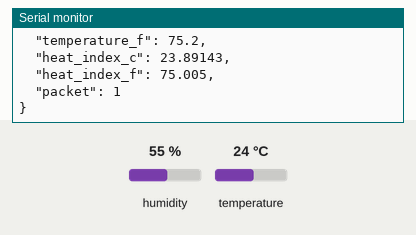
Simulated run of this sketch. Board: ESP32. Parts: the last lines printed to the serial monitor. The test bench sets the inputs (shaded band); at power-on: humidity 55 %, temperature 24 °C. No radio packets arrive unless stated.

Above: at 6.8 s.
6.9 s: humidity set to 22 %
At 10.5 s:
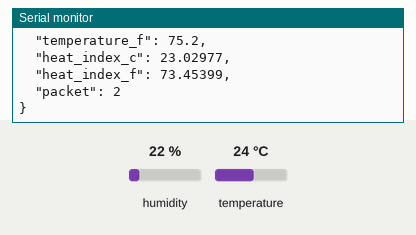
11.4 s: temperature set to 12 °C
At 12.9 s:
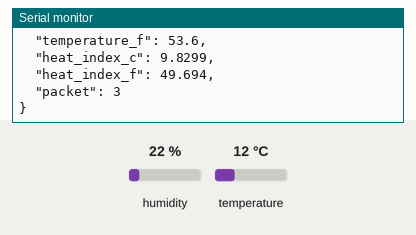
15.9 s: humidity set to 40 %
At 18.9 s:
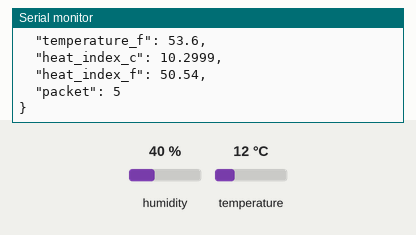
Timing chart, 0 to 20.4 s (numbered marks = the images above; inputs shaded):
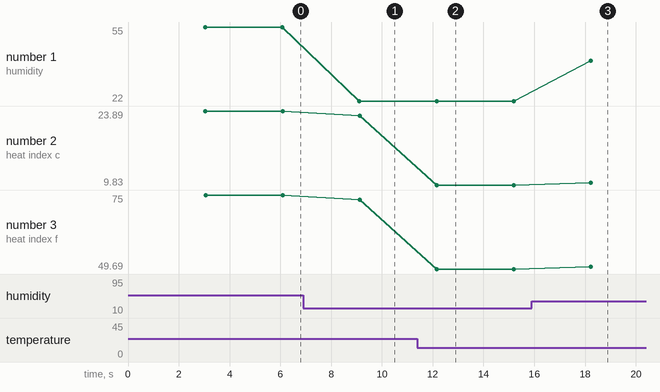

Measured:
- after the input at 6.9 s, the serial monitor: prints a new line after 2.2 s (image 1)
- after the input at 11.4 s, the serial monitor: prints a new line after 0.75 s (image 2)
- after the input at 15.9 s, the serial monitor: prints a new line after 2.3 s (image 3)
- plotted number 1: 55 → 22 after the input at 6.9 s, 22 → 40 after the input at 15.9 s
- plotted number 2: 23.89 → 23.03 after the input at 6.9 s, 23.03 → 9.83 after the input at 11.4 s, 9.83 → 10.3 after the input at 15.9 s
- plotted number 3: 75 → 73.45 after the input at 6.9 s, 73.45 → 49.69 after the input at 11.4 s, 49.69 → 50.54 after the input at 15.9 s

The sketch:

esp_LoRa_sender.ino
```cpp
#include <SPI.h>
#include <LoRa.h>
#include "DHT.h"
#include <ArduinoJson.h>

/* ---------- Configuration ---------- */
#define DHTPIN     17     /* GPIO connected to DHT11 */
#define DHTTYPE    DHT11
#define DEVICE_ID  "esp32-dht-sender"  /* Unique identifier for sender */

/* LoRa Pin definitions */
#define LORA_SCK   5
#define LORA_MISO  19
#define LORA_MOSI  27
#define LORA_SS    18
#define LORA_RST   14
#define LORA_DI0   26

#define LORA_BAND  860E6   /* Frequency */

/* ---------- Global Objects ---------- */
DHT dht(DHTPIN, DHTTYPE);
unsigned int packetCounter = 0;

/* ---------- Setup Function ---------- */
void setup() {
  Serial.begin(115200);
  while (!Serial);

  Serial.println("🚀 Starting LoRa DHT11 Sender");

  /* Initialize DHT11 sensor */
  dht.begin();
  Serial.println("✅ DHT11 initialized");

  /* Initialize LoRa */
  LoRa.setPins(LORA_SS, LORA_RST, LORA_DI0);
  LoRa.setSpreadingFactor(7);     // Range: 6–12
  LoRa.setSignalBandwidth(125E3); // e.g., 62.5E3, 125E3, 250E3
  // LoRa.setCodingRate4(5);         // Valid: 5–8 (CR 4/x)
  LoRa.setTxPower(10); // Range: 2–20 dBm
  if (!LoRa.begin(LORA_BAND)) {
    Serial.println("❌ Starting LoRa failed!");
    while (true);
  }
  Serial.println("✅ LoRa initialized");
  LoRa.onTxDone(onTxDone);  /* Optional callback */
}

/* ---------- Main Loop ---------- */
void loop() {
    delay(3000);
    float h = dht.readHumidity();
    float tC = dht.readTemperature();     /* Celsius */
    float tF = dht.readTemperature(true); /* Fahrenheit */

    if (isnan(h) || isnan(tC) || isnan(tF)) {
      Serial.println("{\"error\":\"Failed to read from DHT sensor\"}");
      return;
    }

    float hic = dht.computeHeatIndex(tC, h, false);
    float hif = dht.computeHeatIndex(tF, h);

    /* Create JSON document */
    StaticJsonDocument<256> doc;
    doc["id"] = DEVICE_ID;
    doc["humidity"] = h;
    doc["temperature_c"] = tC;
    doc["temperature_f"] = tF;
    doc["heat_index_c"] = hic;
    doc["heat_index_f"] = hif;
    doc["packet"] = packetCounter;

    /* Serialize to string */
    String jsonString;
    serializeJsonPretty(doc, jsonString);

    /* Debug output */
    Serial.println("📦 Sending JSON payload over LoRa:");
    Serial.println(jsonString);

    /* Send over LoRa (non-blocking) */
    LoRa.beginPacket();
    LoRa.print(jsonString);
    LoRa.endPacket(true);  // true = async / non-blocking

    packetCounter++;
}

/* ---------- Callback on Transmission Done ---------- */
void onTxDone() {
  Serial.println("✅ Transmission completed (TxDone)");
}
```
